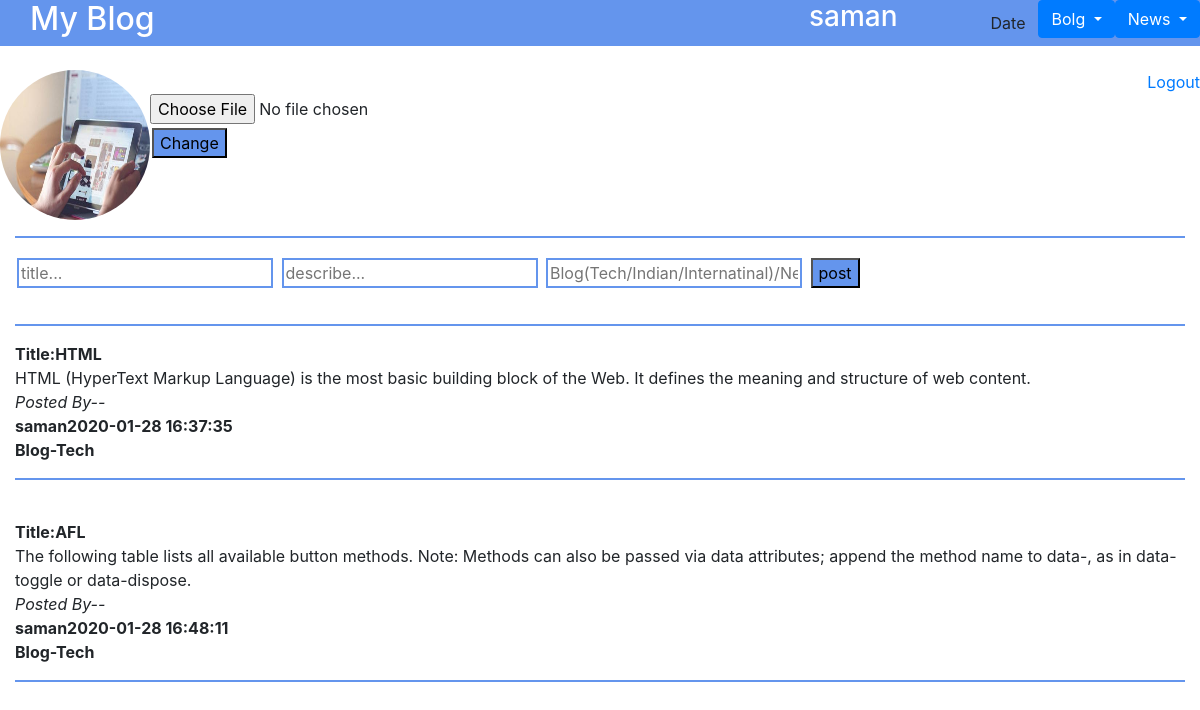
The page /Blogtechs.php (signed in) on the database its author committed.
### tables this page shows
CREATE TABLE `signup` (
  `id` int(11) NOT NULL,
  `name` varchar(200) NOT NULL,
  `passs` varchar(200) NOT NULL,
  `image` varchar(200) NOT NULL
);

CREATE TABLE `posts` (
  `id` int(20) NOT NULL,
  `name` varchar(200) NOT NULL,
  `title` varchar(200) NOT NULL,
  `post` varchar(200) NOT NULL,
  `time` timestamp NOT NULL DEFAULT current_timestamp() ON UPDATE current_timestamp(),
  `Category` varchar(20) NOT NULL
);

### Blogtechs.php (the view, shortened to what this page needs)
<?php
$conn = mysqli_connect("localhost","root","","blogapp");
$username=$_SESSION['uname'];
if($username=='saman'){
?>
<html>
<head>
<link type="text/css" rel="stylesheet" href="css/bootstrap.css"/>
</head>
<body>
    <div class="container-fluid">
        <div id="head" class="row">
            <div class="col-xs-6 mr-auto" style="margin-left:30px;"><h2>My Blog</h2></div>
            <div class="col-xs-6" style="margin-right:80px;"><h3><?php    echo "$username"   ?></h3></div>
            <button type="button" class="btn">Date</button>
        <div class="dropdown">
  <button type="button" class="btn btn-primary dropdown-toggle" data-toggle="dropdown">
    Bolg
  </button>
</div>
<div class="dropdown">
  <button type="button" class="btn btn-primary dropdown-toggle" data-toggle="dropdown">
    News
  </button>
</div>
</div>
<br>
<div id="profile" class="row">
    <div class="col-xs-2"> <?php
$username=$_SESSION['uname'];
$sql="SELECT * from signup WHERE name='$username'";
$result=$conn->query($sql);
if($result->num_rows > 0 )
{
    while($row = $result->fetch_assoc()){
        $location = $row["image"];
        echo "<img id='img' src='$location'>";
    }
}
else{
    echo "0 results";
}
?>
</div>
<div id="pro2" class="col-xs-2">
    <?php
$conn = mysqli_connect("localhost","root","","blogapp");
echo "<br>";
echo "
<form action='home1.php' method='post' enctype='multipart/form-data'>
<input type ='file' name='myfile'><br>
<input type='submit' name='submit1' value='Change'>
</form>
";
?>
</div>
<div id="pro3" class="col-xs-8 ml-auto">
    <a href="logout.php">Logout</a></div>
</div>
<hr>
<div id="post" class="row ml-auto">
<div class="col-xs-12"><form method="post" action="post.php">
<input type="text" name="title" placeholder="title...">
<input type="text" name="desc" placeholder="describe...">
<input type="text" name="category" placeholder="Blog(Tech/Indian/Internatinal)/News(Tech/Indian/Internatinal)">
<input type="submit" value="post">
</form>
</div>
</div>
<hr>
<div id="body" class="row">
<div class="col-md-12">
<?php $sql="SELECT * FROM posts WHERE Category='Blog-Tech'";
$result = $conn->query($sql);
if($result->num_rows > 0){
    while($row = $result->fetch_assoc()){
        echo "<b>"."Title:" .$row["title"]."</b>"."<br>".$row["post"]."<br>"."<i>Posted By--</i><br>"."<b>".$row["name"]."</b>"."<b>".$row["time"]."</b>"."<br>"."<b>".$row["Category"]."</b>";
    echo "<hr>";
    echo "<br>";
    }
} else{
    echo "0 results";
}
?>
<?php } ?>
</div>

### Blogtechs.php (style rules this page uses)
#head { background-color:cornflowerblue; color:white; }
hr { border: 1px solid cornflowerblue; }
#img { height:150px; width:150px; border-radius:100px; }
#pro3 { text-align:right; }
input[type=submit] { background-color:cornflowerblue; height:30px; text-decoration:none; margin:4px 2px; }
input[type=text] { border: 2px solid cornflowerblue; text-decoration:none; margin:4px 2px; }

### rows shown on the page
signup: image (picture)
posts: title "HTML", post "HTML (HyperText Markup Language) is the most basic building block of the Web. It defines the meaning and structure of web content.", name "saman", time "2020-01-28 16:37:35", Category "Blog-Tech"
posts: title "AFL", post "The following table lists all available button methods. Note: Methods can also be passed via data attributes; append the method name to data-, as in data-toggle or data-dispose.", name "saman", time "2020-01-28 16:48:11", Category "Blog-Tech"

### other values the page prints
$username "saman"
